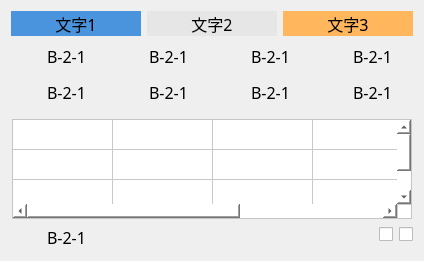
   <widget class="QWidget" name="verticalLayoutWidget_2">
    <property name="geometry">
     <rect>
      <x>2260</x>
      <y>90</y>
      <width>416</width>
      <height>255</height>
     </rect>
    </property>
    <layout class="QVBoxLayout" name="verticalLayout_2">
     <item>
      <layout class="QHBoxLayout" name="horizontalLayout_14">
       <item>
        <widget class="QLabel" name="label_4">
         <property name="minimumSize">
          <size>
           <width>0</width>
           <height>25</height>
          </size>
         </property>
         <property name="maximumSize">
          <size>
           <width>16777215</width>
           <height>25</height>
          </size>
         </property>
         <property name="font">
          <font>
           <family>黑体</family>
           <pointsize>12</pointsize>
          </font>
         </property>
         <property name="autoFillBackground">
          <bool>false</bool>
         </property>
         <property name="styleSheet">
          <string notr="true">background-color: rgb(74, 148, 222);</string>
         </property>
         <property name="text">
          <string>文字1</string>
         </property>
         <property name="alignment">
          <set>Qt::AlignCenter</set>
         </property>
        </widget>
       </item>
       <item>
        <widget class="QLabel" name="label_5">
         <property name="minimumSize">
          <size>
           <width>0</width>
           <height>25</height>
          </size>
         </property>
         <property name="maximumSize">
          <size>
           <width>16777215</width>
           <height>25</height>
          </size>
         </property>
         <property name="font">
          <font>
           <family>黑体</family>
           <pointsize>12</pointsize>
          </font>
         </property>
         <property name="autoFillBackground">
          <bool>false</bool>
         </property>
         <property name="styleSheet">
          <string notr="true">background-color: rgb(230, 230, 230);</string>
         </property>
         <property name="text">
          <string>文字2</string>
         </property>
         <property name="alignment">
          <set>Qt::AlignCenter</set>
         </property>
        </widget>
       </item>
       <item>
        <widget class="QLabel" name="label_6">
         <property name="minimumSize">
          <size>
           <width>0</width>
           <height>25</height>
          </size>
         </property>
         <property name="maximumSize">
          <size>
           <width>16777215</width>
           <height>25</height>
          </size>
         </property>
         <property name="font">
          <font>
           <family>黑体</family>
           <pointsize>12</pointsize>
          </font>
         </property>
         <property name="autoFillBackground">
          <bool>false</bool>
         </property>
         <property name="styleSheet">
          <string notr="true">background-color: rgb(255, 182, 92);</string>
         </property>
         <property name="text">
          <string>文字3</string>
         </property>
         <property name="alignment">
          <set>Qt::AlignCenter</set>
         </property>
        </widget>
       </item>
      </layout>
     </item>
     <item>
      <layout class="QHBoxLayout" name="horizontalLayout_9">
       <item>
        <layout class="QHBoxLayout" name="horizontalLayout">
         <item>
          <widget class="QLabel" name="label">
           <property name="minimumSize">
            <size>
             <width>30</width>
             <height>30</height>
            </size>
           </property>
           <property name="maximumSize">
            <size>
             <width>30</width>
             <height>25</height>
            </size>
           </property>
           <property name="font">
            <font>
             <pointsize>15</pointsize>
            </font>
           </property>
           <property name="text">
            <string/>
           </property>
           <property name="pixmap">
            <pixmap resource="images.qrc">:/img/false.png</pixmap>
           </property>
           <property name="scaledContents">
            <bool>true</bool>
           </property>
          </widget>
         </item>
         <item>
          <widget class="QLabel" name="label1">
           <property name="minimumSize">
            <size>
             <width>60</width>
             <height>25</height>
            </size>
           </property>
           <property name="maximumSize">
            <size>
             <width>60</width>
             <height>25</height>
            </size>
           </property>
           <property name="font">
            <font>
             <family>黑体</family>
             <pointsize>12</pointsize>
            </font>
           </property>
           <property name="text">
            <string>B-2-1</string>
           </property>
          </widget>
         </item>
        </layout>
       </item>
       <item>
        <layout class="QHBoxLayout" name="horizontalLayout_3">
         <item>
          <widget class="QLabel" name="lamp1_3">
           <property name="minimumSize">
            <size>
             <width>30</width>
             <height>30</height>
            </size>
           </property>
           <property name="maximumSize">
            <size>
             <width>30</width>
             <height>25</height>
            </size>
           </property>
           <property name="font">
            <font>
             <pointsize>15</pointsize>
            </font>
           </property>
           <property name="text">
            <string/>
           </property>
           <property name="pixmap">
            <pixmap resource="images.qrc">:/img/false.png</pixmap>
           </property>
           <property name="scaledContents">
            <bool>true</bool>
           </property>
          </widget>
         </item>
         <item>
          <widget class="QLabel" name="label1_3">
           <property name="minimumSize">
            <size>
             <width>60</width>
             <height>25</height>
            </size>
           </property>
           <property name="maximumSize">
            <size>
             <width>60</width>
             <height>25</height>
            </size>
           </property>
           <property name="font">
            <font>
             <family>黑体</family>
             <pointsize>12</pointsize>
            </font>
           </property>
           <property name="text">
            <string>B-2-1</string>
           </property>
          </widget>
         </item>
        </layout>
       </item>
       <item>
        <layout class="QHBoxLayout" name="horizontalLayout_4">
         <item>
          <widget class="QLabel" name="lamp1_4">
           <property name="minimumSize">
            <size>
             <width>30</width>
             <height>30</height>
            </size>
           </property>
           <property name="maximumSize">
            <size>
             <width>30</width>
             <height>25</height>
            </size>
           </property>
           <property name="font">
            <font>
             <pointsize>15</pointsize>
            </font>
           </property>
           <property name="text">
            <string/>
           </property>
           <property name="pixmap">
            <pixmap resource="images.qrc">:/img/false.png</pixmap>
           </property>
           <property name="scaledContents">
            <bool>true</bool>
           </property>
          </widget>
         </item>
         <item>
          <widget class="QLabel" name="label1_4">
           <property name="minimumSize">
            <size>
             <width>60</width>
             <height>25</height>
            </size>
           </property>
           <property name="maximumSize">
            <size>
             <width>60</width>
             <height>25</height>
            </size>
           </property>
           <property name="font">
            <font>
             <family>黑体</family>
             <pointsize>12</pointsize>
            </font>
           </property>
           <property name="text">
            <string>B-2-1</string>
           </property>
          </widget>
         </item>
        </layout>
       </item>
       <item>
        <layout class="QHBoxLayout" name="horizontalLayout_2">
         <item>
          <widget class="QLabel" name="lamp1_2">
           <property name="minimumSize">
            <size>
             <width>30</width>
             <height>30</height>
            </size>
           </property>
           <property name="maximumSize">
            <size>
             <width>30</width>
             <height>25</height>
            </size>
           </property>
           <property name="font">
            <font>
             <pointsize>15</pointsize>
            </font>
           </property>
           <property name="text">
            <string/>
           </property>
           <property name="pixmap">
            <pixmap resource="images.qrc">:/img/false.png</pixmap>
           </property>
           <property name="scaledContents">
            <bool>true</bool>
           </property>
          </widget>
         </item>
         <item>
          <widget class="QLabel" name="label1_2">
           <property name="minimumSize">
            <size>
             <width>60</width>
             <height>25</height>
            </size>
           </property>
           <property name="maximumSize">
            <size>
             <width>60</width>
             <height>25</height>
            </size>
           </property>
           <property name="font">
            <font>
             <family>黑体</family>
             <pointsize>12</pointsize>
            </font>
           </property>
           <property name="text">
            <string>B-2-1</string>
           </property>
          </widget>
         </item>
        </layout>
       </item>
      </layout>
     </item>
     <item>
      <layout class="QHBoxLayout" name="horizontalLayout_10">
       <item>
        <layout class="QHBoxLayout" name="horizontalLayout_13">
         <item>
          <widget class="QLabel" name="label_3">
           <property name="minimumSize">
            <size>
             <width>30</width>
             <height>30</height>
            </size>
           </property>
           <property name="maximumSize">
            <size>
             <width>30</width>
             <height>25</height>
            </size>
           </property>
           <property name="text">
            <string/>
           </property>
          </widget>
         </item>
         <item>
          <widget class="QLabel" name="label1_9">
           <property name="minimumSize">
            <size>
             <width>60</width>
             <height>25</height>
            </size>
           </property>
           <property name="maximumSize">
            <size>
             <width>60</width>
             <height>25</height>
            </size>
           </property>
           <property name="font">
            <font>
             <family>黑体</family>
             <pointsize>12</pointsize>
            </font>
           </property>
           <property name="text">
            <string>B-2-1</string>
           </property>
          </widget>
         </item>
        </layout>
       </item>
       <item>
        <layout class="QHBoxLayout" name="horizontalLayout_5">
         <item>
          <widget class="QLabel" name="lamp1_5">
           <property name="minimumSize">
            <size>
             <width>30</width>
             <height>30</height>
            </size>
           </property>
           <property name="maximumSize">
            <size>
             <width>30</width>
             <height>25</height>
            </size>
           </property>
           <property name="font">
            <font>
             <pointsize>15</pointsize>
            </font>
           </property>
           <property name="text">
            <string/>
           </property>
           <property name="pixmap">
            <pixmap resource="images.qrc">:/img/false.png</pixmap>
           </property>
           <property name="scaledContents">
            <bool>true</bool>
           </property>
          </widget>
         </item>
         <item>
          <widget class="QLabel" name="label1_5">
           <property name="minimumSize">
            <size>
             <width>60</width>
             <height>25</height>
            </size>
           </property>
           <property name="maximumSize">
            <size>
             <width>60</width>
             <height>25</height>
            </size>
           </property>
           <property name="font">
            <font>
             <family>黑体</family>
             <pointsize>12</pointsize>
            </font>
           </property>
           <property name="text">
            <string>B-2-1</string>
           </property>
          </widget>
         </item>
        </layout>
       </item>
       <item>
        <layout class="QHBoxLayout" name="horizontalLayout_7">
         <item>
          <widget class="QLabel" name="lamp1_7">
           <property name="minimumSize">
            <size>
             <width>30</width>
             <height>30</height>
            </size>
           </property>
           <property name="maximumSize">
            <size>
             <width>30</width>
             <height>25</height>
            </size>
           </property>
           <property name="font">
            <font>
             <pointsize>15</pointsize>
            </font>
           </property>
           <property name="text">
            <string/>
           </property>
           <property name="pixmap">
            <pixmap resource="images.qrc">:/img/false.png</pixmap>
           </property>
           <property name="scaledContents">
            <bool>true</bool>
           </property>
          </widget>
         </item>
         <item>
          <widget class="QLabel" name="label1_7">
           <property name="minimumSize">
            <size>
             <width>60</width>
             <height>25</height>
            </size>
           </property>
           <property name="maximumSize">
            <size>
             <width>60</width>
             <height>25</height>
            </size>
           </property>
           <property name="font">
            <font>
             <family>黑体</family>
             <pointsize>12</pointsize>
            </font>
           </property>
           <property name="text">
            <string>B-2-1</string>
           </property>
          </widget>
         </item>
        </layout>
       </item>
       <item>
        <layout class="QHBoxLayout" name="horizontalLayout_6">
         <item>
          <widget class="QLabel" name="lamp1_6">
           <property name="minimumSize">
            <size>
             <width>30</width>
             <height>30</height>
            </size>
           </property>
           <property name="maximumSize">
            <size>
             <width>30</width>
             <height>25</height>
            </size>
           </property>
           <property name="font">
            <font>
             <pointsize>15</pointsize>
            </font>
           </property>
           <property name="text">
            <string/>
           </property>
           <property name="pixmap">
            <pixmap resource="images.qrc">:/img/false.png</pixmap>
           </property>
           <property name="scaledContents">
            <bool>true</bool>
           </property>
          </widget>
         </item>
         <item>
          <widget class="QLabel" name="label1_6">
           <property name="minimumSize">
            <size>
             <width>60</width>
             <height>25</height>
            </size>
           </property>
           <property name="maximumSize">
            <size>
             <width>60</width>
             <height>25</height>
            </size>
           </property>
           <property name="font">
            <font>
             <family>黑体</family>
             <pointsize>12</pointsize>
            </font>
           </property>
           <property name="text">
            <string>B-2-1</string>
           </property>
          </widget>
         </item>
        </layout>
       </item>
      </layout>
     </item>
     <item>
      <layout class="QHBoxLayout" name="horizontalLayout_11">
       <item>
        <spacer name="horizontalSpacer_3">
         <property name="orientation">
          <enum>Qt::Horizontal</enum>
         </property>
         <property name="sizeHint" stdset="0">
          <size>
           <width>40</width>
           <height>20</height>
          </size>
         </property>
        </spacer>
       </item>
       <item>
        <widget class="QTableWidget" name="tableWidget_3">
         <property name="minimumSize">
          <size>
           <width>400</width>
           <height>100</height>
          </size>
         </property>
         <property name="maximumSize">
          <size>
           <width>400</width>
           <height>90</height>
          </size>
         </property>
         <property name="font">
          <font>
           <family>黑体</family>
           <pointsize>11</pointsize>
          </font>
         </property>
         <property name="autoFillBackground">
          <bool>false</bool>
         </property>
         <property name="styleSheet">
          <string notr="true">gridline-color: rgb(200, 200, 200);
background-color: rgb(255, 255, 255);
</string>
         </property>
         <property name="dragDropOverwriteMode">
          <bool>true</bool>
         </property>
         <property name="selectionMode">
          <enum>QAbstractItemView::NoSelection</enum>
         </property>
         <property name="showGrid">
          <bool>true</bool>
         </property>
         <property name="gridStyle">
          <enum>Qt::SolidLine</enum>
         </property>
         <property name="sortingEnabled">
          <bool>false</bool>
         </property>
         <property name="wordWrap">
          <bool>true</bool>
         </property>
         <property name="cornerButtonEnabled">
          <bool>true</bool>
         </property>
         <property name="rowCount">
          <number>3</number>
         </property>
         <property name="columnCount">
          <number>5</number>
         </property>
         <attribute name="horizontalHeaderVisible">
          <bool>false</bool>
         </attribute>
         <attribute name="horizontalHeaderCascadingSectionResizes">
          <bool>false</bool>
         </attribute>
         <attribute name="horizontalHeaderHighlightSections">
          <bool>true</bool>
         </attribute>
         <attribute name="horizontalHeaderShowSortIndicator" stdset="0">
          <bool>false</bool>
         </attribute>
         <attribute name="horizontalHeaderStretchLastSection">
          <bool>true</bool>
         </attribute>
         <attribute name="verticalHeaderVisible">
          <bool>false</bool>
         </attribute>
         <attribute name="verticalHeaderCascadingSectionResizes">
          <bool>false</bool>
         </attribute>
         <attribute name="verticalHeaderHighlightSections">
          <bool>true</bool>
         </attribute>
         <attribute name="verticalHeaderShowSortIndicator" stdset="0">
          <bool>false</bool>
         </attribute>
         <attribute name="verticalHeaderStretchLastSection">
          <bool>true</bool>
         </attribute>
         <row>
          <property name="text">
           <string>新建行</string>
          </property>
          <property name="font">
           <font>
            <family>Agency FB</family>
            <pointsize>11</pointsize>
           </font>
          </property>
         </row>
         <row>
          <property name="text">
           <string>新建行</string>
          </property>
          <property name="font">
           <font>
            <family>Agency FB</family>
            <pointsize>11</pointsize>
           </font>
          </property>
         </row>
         <row/>
         <column>
          <property name="text">
           <string>新建列</string>
          </property>
          <property name="font">
           <font>
            <pointsize>11</pointsize>
           </font>
          </property>
          <property name="foreground">
           <brush brushstyle="SolidPattern">
            <color alpha="255">
             <red>0</red>
             <green>0</green>
             <blue>0</blue>
            </color>
           </brush>
          </property>
         </column>
         <column>
          <property name="text">
           <string>新建列</string>
          </property>
          <property name="font">
           <font>
            <pointsize>11</pointsize>
           </font>
          </property>
         </column>
         <column>
          <property name="text">
           <string>新建列</string>
          </property>
          <property name="font">
           <font>
            <family>Agency FB</family>
            <pointsize>11</pointsize>
           </font>
          </property>
         </column>
         <column>
          <property name="text">
           <string>新建列</string>
          </property>
          <property name="font">
           <font>
            <family>Agency FB</family>
            <pointsize>11</pointsize>
           </font>
          </property>
         </column>
         <column/>
         <item row="0" column="0">
          <property name="text">
           <string/>
          </property>
          <property name="font">
           <font>
            <pointsize>11</pointsize>
           </font>
          </property>
         </item>
        </widget>
       </item>
       <item>
        <spacer name="horizontalSpacer_4">
         <property name="orientation">
          <enum>Qt::Horizontal</enum>
         </property>
         <property name="sizeHint" stdset="0">
          <size>
           <width>40</width>
           <height>20</height>
          </size>
         </property>
        </spacer>
       </item>
      </layout>
     </item>
     <item>
      <layout class="QHBoxLayout" name="horizontalLayout_8">
       <item>
        <widget class="QLabel" name="label_2">
         <property name="minimumSize">
          <size>
           <width>30</width>
           <height>30</height>
          </size>
         </property>
         <property name="maximumSize">
          <size>
           <width>30</width>
           <height>30</height>
          </size>
         </property>
         <property name="font">
          <font>
           <pointsize>15</pointsize>
          </font>
         </property>
         <property name="text">
          <string/>
         </property>
         <property name="pixmap">
          <pixmap resource="images.qrc">:/img/false.png</pixmap>
         </property>
         <property name="scaledContents">
          <bool>true</bool>
         </property>
        </widget>
       </item>
       <item>
        <widget class="QLabel" name="label1_8">
         <property name="minimumSize">
          <size>
           <width>60</width>
           <height>30</height>
          </size>
         </property>
         <property name="maximumSize">
          <size>
           <width>60</width>
           <height>25</height>
          </size>
         </property>
         <property name="font">
          <font>
           <family>黑体</family>
           <pointsize>12</pointsize>
          </font>
         </property>
         <property name="text">
          <string>B-2-1</string>
         </property>
        </widget>
       </item>
       <item>
        <spacer name="horizontalSpacer_2">
         <property name="orientation">
          <enum>Qt::Horizontal</enum>
         </property>
         <property name="sizeHint" stdset="0">
          <size>
           <width>40</width>
           <height>20</height>
          </size>
         </property>
        </spacer>
       </item>
       <item>
        <widget class="QCheckBox" name="checkBox_2">
         <property name="maximumSize">
          <size>
           <width>16777215</width>
           <height>25</height>
          </size>
         </property>
         <property name="styleSheet">
          <string notr="true">QCheckBox::indicator:unchecked {
width:120px;height:30px; image:url(:/img/Off.png);
}
QCheckBox::indicator:checked {
width:120px;height:30px; image:url(:/img/On.png);
}</string>
         </property>
         <property name="text">
          <string/>
         </property>
        </widget>
       </item>
       <item>
        <widget class="QCheckBox" name="checkBox">
         <property name="maximumSize">
          <size>
           <width>16777215</width>
           <height>25</height>
          </size>
         </property>
         <property name="styleSheet">
          <string notr="true">QCheckBox::indicator:unchecked {
width:120px;height:30px; image:url(:/img/Off.png);
}
QCheckBox::indicator:checked {
width:120px;height:30px; image:url(:/img/On.png);
}</string>
         </property>
         <property name="text">
          <string/>
         </property>
        </widget>
       </item>
      </layout>
     </item>
    </layout>
   </widget>
